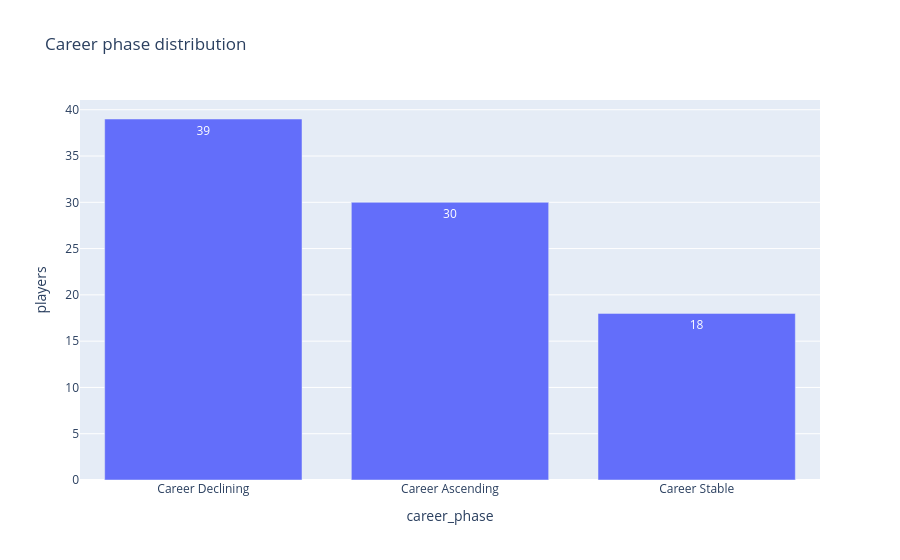

Notebook code for this chart:
### Markdown cell above
# Cell 9: career phase

### Code cell
phase = q("q25")["career_phase"].value_counts().reset_index()
phase.columns = ["career_phase", "players"]
fig = px.bar(phase, x="career_phase", y="players", text="players",
             title="Career phase distribution")
save(fig, "career_phase").show()

### Figure 1 — Plotly figure (JSON) as saved in the notebook; plotly's stock layout.template omitted (floating-point values rounded to 4 significant figures)
{"data": [{"hovertemplate": "career_phase=%{x}<br>players=%{text}<extra></extra>", "legendgroup": "", "marker": {"color": "#636efa", "pattern": {"shape": ""}}, "name": "", "orientation": "v", "showlegend": false, "text": [39.0, 30.0, 18.0], "textposition": "auto", "type": "bar", "x": ["Career Declining", "Career Ascending", "Career Stable"], "xaxis": "x", "y": [39, 30, 18], "yaxis": "y"}], "layout": {"barmode": "relative", "legend": {"tracegroupgap": 0}, "title": {"text": "Career phase distribution"}, "xaxis": {"anchor": "y", "domain": [0, 1], "title": {"text": "career_phase"}}, "yaxis": {"anchor": "x", "domain": [0, 1], "title": {"text": "players"}}}}
